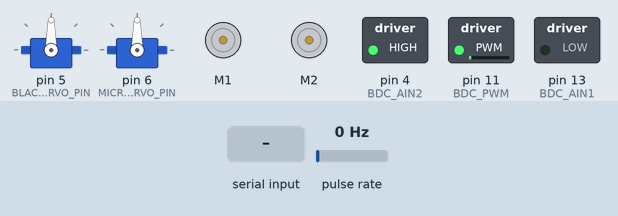
Simulated run of this sketch. Board: Arduino Leonardo, built with avr-gcc and run on an emulated ATmega32U4. Shown: 2 × servo, 2 × DC motor (green arrow = forward, orange = backward, longer = faster), switched loads named in the sketch (green lamp = pin HIGH). Wiring (inferred from the names in the program): pulse sensor: data pin 0. Dashed ring = blinking. The inputs (shaded band) are chosen by the test bench; at power-on: pulse rate 0 Hz. What the sketch prints to the serial monitor is not drawn.

Above: at 1.2 s.
1.3 s: pulse rate set to 50 Hz
At 1.46 s:
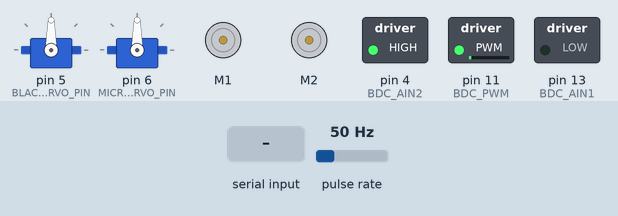
4.3 s: "3" received over Serial
7.3 s: pulse rate set to 92 Hz
10.3 s: byte 117 ('u') received over Serial
At 11.14 s:
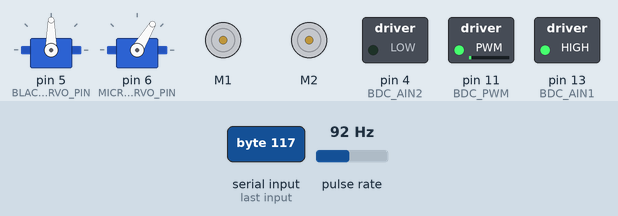
13.3 s: byte 111 ('o') received over Serial
At 13.7 s:
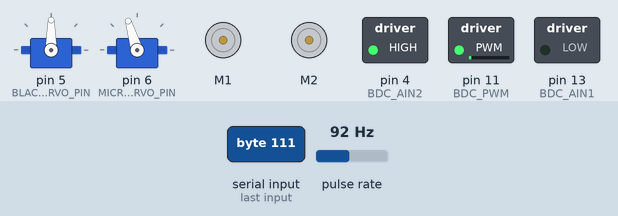
16.3 s: byte 101 ('e') received over Serial
At 19.66 s:
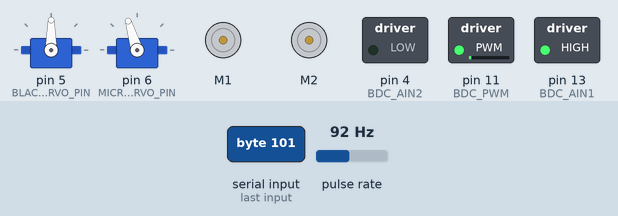
Timing chart, 0 to 42.2 s (numbered marks = the images above; inputs shaded):
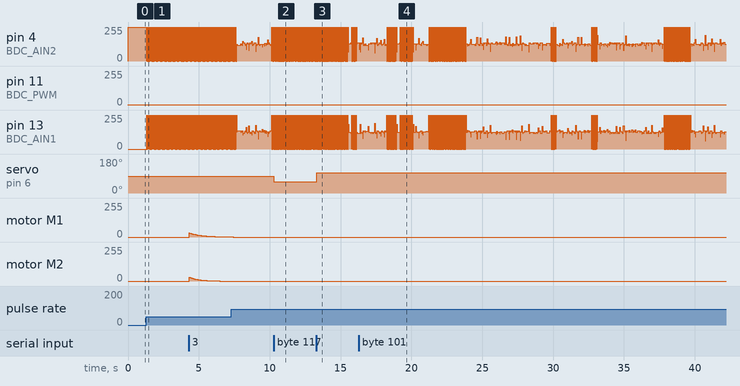

Measured:
- after the input at 1.3 s, pin 4 (BDC_AIN2), pin 13 (BDC_AIN1): alternates 255/255 for 0.02 s and 0/255 for 0.02 s, starting at once
- after the input at 10.3 s, servo on pin 6 (MICRO_SERVO_PIN): 90° → 59° at once
- after the input at 13.3 s, servo on pin 6 (MICRO_SERVO_PIN): 59° → 107° at once
- after the input at 16.3 s, pin 11 (BDC_PWM): 2/255 → 0/255 at once, → 2/255 0.01 s later

The sketch:

final_code.ino
```cpp
#include <Arduino.h>
#include <Servo.h>
#include <Romi32U4.h>
#include <math.h>

//Romi hardware
Romi32U4Encoders encoders;
Romi32U4Motors motors;

//servo
Servo black_servo;
Servo micro_servo;

//motor pins
#define BDC_ENCODER 0
#define BDC_PWM 11
#define BDC_AIN1 13
#define BDC_AIN2 4
#define BLACK_SERVO_PIN 5
#define MICRO_SERVO_PIN 6

//conversion
const double BDC_pulses_to_deg = 0.139;
const double romi_pulses_to_cm = 0.0179;
const double romi_pulses_to_deg = 0.113;

//>>> five bar
//link lengths
int OC = 90; //mm
int OA = 40; //mm
int AP = 75; //mm
int BC = 80; //mm
int BP = 60; //mm

//gripper pos
int gripper_x_pos = 0;
int gripper_y_pos = 100;

//motor angles
double theta2; //deg
double theta4; //deg
int micro_servo_pos = 1472; //ms (midpoint/90deg)

//BDC
volatile long BDC_pulse_count = 648;
double BDC_target_angle = 90;
double BDC_kp = 18.0;
double BDC_kd = 0.0;
double BDC_ki = 0.0;
double BDC_it = 0.0;
double BDC_prev_error = 0.0;
unsigned long BDC_prev_time = 0;
bool BDC_direction = true; //true for clockwise, false for counterclockwise

bool romi_set_angle = false; //true to set angle, false to set pos
int romi_speed_left = 0;
int romi_speed_right = 0;
int romi_speed_limit = 50;
double romi_kp = 10;
double romi_real_pos_left = 0;
double romi_real_pos_right = 0;
double romi_real_angle_left = 0;
double romi_real_angle_right = 0;
double romi_target_pos = 0;
double romi_target_angle = 0;

//keyboard key
int key;


/**
 * counts BDC encoder pulses
 * will count forwards or backwards depending on BDC_direction
 */
void BDC_pulse_counter() {
  if (BDC_direction) {
    BDC_pulse_count++;

  } else {
    BDC_pulse_count--;
  }
}

//BDC functions
/**
 * dc     duty cycle (%)
 *
 * moves BDC clockwise at the specified duty cycle
 */
void BDC_forwards(int dc) {
  digitalWrite(BDC_AIN1, HIGH);
  digitalWrite(BDC_AIN2, LOW);

  int val = constrain((dc * 255) / 100, 0, 255);
  analogWrite(BDC_PWM, val);

  BDC_direction = true;
}

/**
 * dc     duty cycle (%)
 *
 * moves BDC counterclockwise at the specified duty cycle
 */
void BDC_backwards(int dc) {
  digitalWrite(BDC_AIN1, LOW);
  digitalWrite(BDC_AIN2, HIGH);

  int val = constrain((dc * 255) / 100, 0, 255);
  analogWrite(BDC_PWM, val);

  BDC_direction = false;
}

/**
 * stops BDC, sets dc to 0
 */
void BDC_stop() {
  digitalWrite(BDC_AIN1, LOW);
  digitalWrite(BDC_AIN2, LOW);
  analogWrite(BDC_PWM, 0);
}


/**
 * x     distance to displace gripper by in x-direction
 * y     distance to displace gripper by in y-direction
 *
 * origin at the second motor
 */
void five_bar(int x, int y) {
  gripper_x_pos += x;
  gripper_y_pos += y;

  double OP = sqrt(sq(gripper_x_pos + (OC / 2.0)) + sq(gripper_y_pos));
  double gamma = atan2((double)gripper_y_pos, gripper_x_pos + (OC / 2.0));
  double delta = acos(constrain((sq(OA) + sq(OP) - sq(AP)) / (2.0 * OA * OP), -1.0, 1.0));

  theta2 = degrees(gamma + delta);
  theta2 = constrain(theta2, 33, 150);

  double x_on_SM = gripper_x_pos - (OC / 2.0);
  double y_on_SM = gripper_y_pos;

  Serial.print("gripper x-pos = ");
  Serial.print(x_on_SM);
  Serial.print(", gripper y-pos = ");
  Serial.println(y_on_SM);

  double OC = sqrt(sq(x_on_SM) + sq(y_on_SM));
  double alpha = atan2(y_on_SM, x_on_SM);
  double beta = acos(constrain((sq(BC) + sq(OC) - sq(BP)) / (2.0 * BC * OC), -1.0, 1.0));

  theta4 = degrees(alpha - beta);
  theta4 = constrain(theta4, 67, 172);

  black_servo.write(theta2);
  BDC_target_angle = theta4;
}


 /**
  * >>> controls
  *
  * > Navigation
  * w :   -> set position target to 2cm forwards
  * 3 :   -> set position target to 5cm forwards
  * a :   -> set angle target to 10deg counterclockwise
  * d :   -> set angle target to 10deg clockwise
  * s :   -> set position target to 2cm backwards
  * x :   -> set position target to 5cm backwards
  *

  * > Gripper
  * i :   -> move gripper forwards
  * k :   -> move gripper backwards
  * j :   -> move gripper upwards
  * l :   -> move gripper downwards
  * u :   -> open gripper
  * o :   -> close gripper
  *

  * > Other
  * e :   -> detach servos, stop BDC
  * q :   -> reattach servos
  * r :   -> reset romi motor encoders and associated values
  */
void keyboard() {
  while (Serial.available()) {
  key = Serial.read();

  switch (key) {
    case 'w':
      romi_target_pos += 2;
      romi_set_angle = false;
      Serial.println("2cm forwards");
      break;

    case '3':
      romi_target_pos += 5;
      romi_set_angle = false;
      Serial.println("5cm forwards");
      break;

    case 's':
      romi_target_pos -= 2;
      romi_set_angle = false;
      Serial.println("2cm backwards");
      break;

    case 'x':
      romi_target_pos -= 5;
      romi_set_angle = false;
      Serial.println("5cm backwards");
      break;

    case 'a':
      romi_target_angle -= 5;
      romi_set_angle = true;
      Serial.println("5 deg counterclockwise");
      break;

    case 'd':
      romi_target_angle += 5;
      romi_set_angle = true;
      Serial.println("5 deg clockwise");
      break;

    case 'k':
      five_bar(10, 0);
      Serial.println("move gripper forwards");
      break;

    case 'i':
      five_bar(-10, 0);
      Serial.println("move gripper backwards");
      break;

    case 'j':
      five_bar(0, 10);
      Serial.println("move gripper upwards");
      break;

    case 'l':
      five_bar(0, -10);
      Serial.println("move gripper downwards");
      break;

    case 'u':
      micro_servo.writeMicroseconds(1150);
      Serial.println("open gripper");
      break;

    case 'o':
      micro_servo.writeMicroseconds(1650);
      Serial.println("close gripper");
      break;

    case 'e':
      black_servo.detach();
      micro_servo.detach();
      BDC_stop();
      Serial.println("detach servos, stop BDC");
      break;

    case 'q':
      black_servo.attach(BLACK_SERVO_PIN);
      micro_servo.attach(MICRO_SERVO_PIN);
      Serial.println("reattach servos");
      break;

    case 'r':
      romi_real_pos_left = encoders.getCountsAndResetLeft() * romi_pulses_to_cm;
      romi_real_pos_right = encoders.getCountsAndResetRight() * romi_pulses_to_cm;
      romi_real_angle_left = encoders.getCountsAndResetLeft() * romi_pulses_to_deg;
      romi_real_angle_right = encoders.getCountsAndResetRight() * romi_pulses_to_deg;
      romi_target_pos = 0;
      romi_target_angle = 0;
      romi_speed_left = 0;
      romi_speed_right = 0;
      Serial.println("reset romi motor encoders");
      break;
    }
  }
}


//BDC PID control
void BDC_PID_controller() {
  unsigned long curr_time = millis();
  double dt = (curr_time - BDC_prev_time) / 1000.0;

  if (dt >= 0.01) {
    double BDC_curr_angle = BDC_pulse_count * BDC_pulses_to_deg;
    double error = BDC_target_angle - BDC_curr_angle;
    BDC_it += error * dt;
    double BDC_derv = (error - BDC_prev_error) / dt;
    double effort = BDC_kp * error + BDC_ki * BDC_it + BDC_kd * BDC_derv;
    int val = constrain(abs((int)effort), 0, 100);

    if (effort > 0) {
      BDC_direction = true;
      BDC_forwards(val);

    } else if (effort < 0) {
      BDC_direction = false;
      BDC_backwards(val);

    } else {
      BDC_stop();
    }

    BDC_prev_error = error;
    BDC_prev_time = curr_time;

    Serial.print("BDC Target: "); Serial.print(BDC_target_angle);
    Serial.print(" deg, Real: "); Serial.print(BDC_curr_angle);
    Serial.print(" deg, Error: "); Serial.print(error);
    Serial.print(" deg, PWM: "); Serial.println(val);
  }
}

//Romi navigation
void nav() {
  romi_real_pos_left = encoders.getCountsLeft() * romi_pulses_to_cm;
  romi_real_pos_right = encoders.getCountsRight() * romi_pulses_to_cm;
  romi_real_angle_left = encoders.getCountsLeft() * romi_pulses_to_deg;
  romi_real_angle_right = encoders.getCountsRight() * romi_pulses_to_deg;

  if (!romi_set_angle) {
    romi_speed_left = (romi_target_pos - romi_real_pos_left) * romi_kp;
    romi_speed_right = (romi_target_pos - romi_real_pos_right) * romi_kp;

  } else {
    romi_speed_left = (romi_target_angle - romi_real_angle_left) * romi_kp;
    romi_speed_right = -(romi_target_angle - romi_real_angle_left) * romi_kp;
  }

  int16_t speed_cap = (300 * romi_speed_limit) / 100;

  if (romi_speed_left < speed_cap && romi_speed_left > -speed_cap) {
    motors.setLeftSpeed(romi_speed_left);

  } else if (romi_speed_left > speed_cap) {
    motors.setLeftSpeed(speed_cap);

  } else if (romi_speed_left < -speed_cap) {
    motors.setLeftSpeed(-speed_cap);
  }

  if (romi_speed_right < speed_cap && romi_speed_right > -speed_cap) {
    motors.setRightSpeed(romi_speed_right);

  } else if (romi_speed_right > speed_cap) {
   motors.setRightSpeed(speed_cap);

  } else if (romi_speed_right < -speed_cap) {
    motors.setRightSpeed(-speed_cap);
  }
}


void setup() {
  black_servo.attach(BLACK_SERVO_PIN);
  micro_servo.attach(MICRO_SERVO_PIN);

  black_servo.writeMicroseconds(1472);
  micro_servo.writeMicroseconds(micro_servo_pos);

  pinMode(BDC_ENCODER, INPUT);
  pinMode(BDC_PWM, OUTPUT);
  pinMode(BDC_AIN1, OUTPUT);
  pinMode(BDC_AIN2, OUTPUT);

  Serial.begin(9600);

  attachInterrupt(digitalPinToInterrupt(BDC_ENCODER), BDC_pulse_counter, RISING);

  BDC_prev_time = millis();
}

void loop() {
  keyboard();
  nav();
  BDC_PID_controller();
}
```
